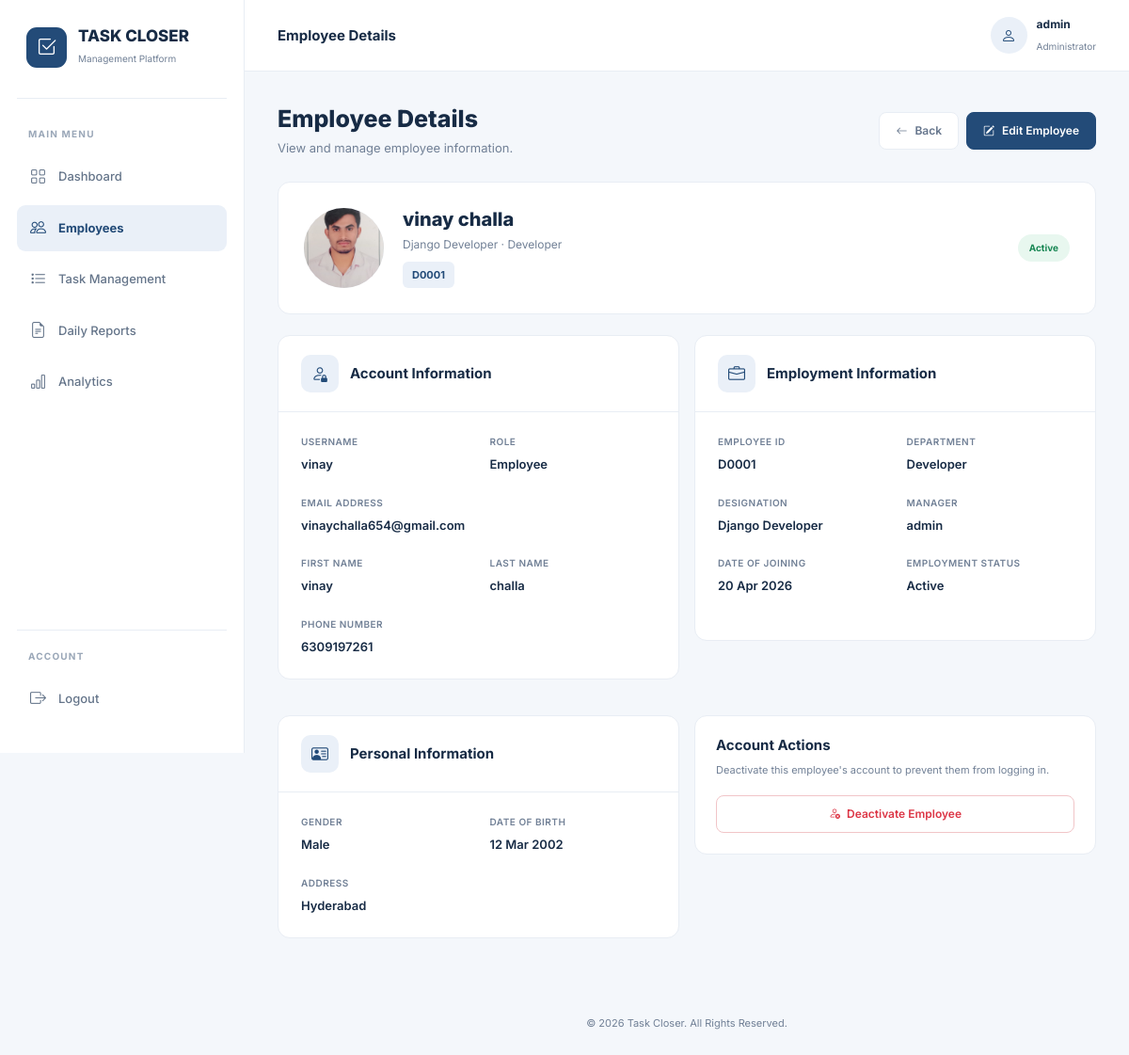
/employees/1/ (signed in), run on the app's committed database.
### accounts/models.py (models this page shows, shortened)
class CustomUser(AbstractUser):
    date_joined = None
    class Role(models.TextChoices):
        ADMIN = 'ADMIN', 'Admin'
        EMPLOYEE = 'EMPLOYEE', 'Employee'
    role = models.CharField(
        max_length=20,
        choices=Role.choices,
        default=Role.EMPLOYEE
    )
    email = models.EmailField(
        unique=True,
        verbose_name='Email Address'
    )
    phone = models.CharField(
        max_length=15,
        blank=True,
        null=True
    )
    profile_picture = models.ImageField(
        upload_to='profiles/',
        blank=True,
        null=True
    )

### employees/models.py (models this page shows, shortened)
class Employee(models.Model):
    class Gender(models.TextChoices):
        MALE = 'MALE', 'Male'
        FEMALE = 'FEMALE', 'Female'
        OTHER = 'OTHER', 'Other'
    class EmploymentStatus(models.TextChoices):
        ACTIVE = 'ACTIVE', 'Active'
        INACTIVE = 'INACTIVE', 'Inactive'
        RESIGNED = 'RESIGNED', 'Resigned'
    user = models.OneToOneField(
        settings.AUTH_USER_MODEL,
        on_delete=models.CASCADE,
        related_name='employee_profile'
    )
    employee_id = models.CharField(
        max_length=20,
        unique=True
    )
    department = models.CharField(
        max_length=100
    )
    designation = models.CharField(
        max_length=100
    )
    manager = models.ForeignKey(
        settings.AUTH_USER_MODEL,
        on_delete=models.SET_NULL,
        null=True,
        blank=True,
        related_name='managed_employees'
    )
    gender = models.CharField(
        max_length=10,
        choices=Gender.choices,
        blank=True
    )
    date_of_birth = models.DateField(
        null=True,
        blank=True
    )
    date_of_joining = models.DateField(
        null=True,
        blank=True
    )
    address = models.TextField(
        blank=True
    )
    employment_status = models.CharField(
        max_length=20,
        choices=EmploymentStatus.choices,
        default=EmploymentStatus.ACTIVE
    )
    created_at = models.DateTimeField(
        auto_now_add=True
    )
    updated_at = models.DateTimeField(
        auto_now=True
    )
    class Meta:
        verbose_name = 'Employee'
        verbose_name_plural = 'Employees'
        ordering = ['employee_id']

### employees/views.py (the view)
    def wrapper(request, *args, **kwargs):
        if not request.user.is_authenticated:
            return redirect('accounts:login')
        if request.user.role != 'ADMIN':
            messages.error(
                request,
                'You do not have permission to access this page.'
            )
            return redirect('dashboard:employee_dashboard')
        return view_func(request, *args, **kwargs)

### templates/employees/employee_detail.html (shortened to what this page needs)
{% extends "admin/base.html" %}
{% block page_heading %}Employee Details{% endblock %}
{% block employees_active %}active{% endblock %}
{% block content %}
<div class="page-header">
    <div>
        <h2>Employee Details</h2>
        <p>View and manage employee information.</p>
    </div>
    <div class="d-flex gap-2 flex-wrap">
        <a href="{% url 'employees:employee_list' %}"
           class="btn-secondary-custom">
            <i class="bi bi-arrow-left"></i>
            Back
        </a>
        <a href="{% url 'employees:employee_update' employee.pk %}"
           class="btn-primary-custom">
            <i class="bi bi-pencil-square"></i>
            Edit Employee
        </a>
    </div>
</div>
<div class="profile-card">
    <div class="profile-picture">
        {% if employee.user.profile_picture %}
            <img src="{{ employee.user.profile_picture.url }}"
                 alt="{{ employee.user.get_full_name|default:employee.user.username }}">
        {% else %}
            {{ employee.user.first_name|default:employee.user.username|first|upper }}
        {% endif %}
    </div>
    <div class="profile-info">
        <h3>
            {{ employee.user.get_full_name|default:employee.user.username }}
        </h3>
        <p>
            {{ employee.designation }} · {{ employee.department }}
        </p>
        <span class="employee-id-badge">
            {{ employee.employee_id }}
        </span>
    </div>
    <div>
        {% if employee.employment_status == 'RESIGNED' %}
            <span class="status-badge status-resigned">
                Resigned
            </span>
        {% elif employee.user.is_active and employee.employment_status == 'ACTIVE' %}
            <span class="status-badge status-active">
                Active
            </span>
        {% else %}
            <span class="status-badge status-inactive">
                Inactive
            </span>
        {% endif %}
    </div>
</div>
<div class="row g-3">
    <div class="col-12 col-lg-6">
        <div class="detail-card">
            <div class="detail-card-header">
                <div class="detail-icon">
                    <i class="bi bi-person-lock"></i>
                </div>
                <h5>Account Information</h5>
            </div>
            <div class="detail-card-body">
                <div class="row">
                    <div class="col-6 detail-item">
                        <span class="detail-label">Username</span>
                        <div class="detail-value">{{ employee.user.username }}</div>
                    </div>
                    <div class="col-6 detail-item">
                        <span class="detail-label">Role</span>
                        <div class="detail-value">{{ employee.user.get_role_display }}</div>
                    </div>
                    <div class="col-12 detail-item">
                        <span class="detail-label">Email Address</span>
                        <div class="detail-value">{{ employee.user.email }}</div>
                    </div>
                    <div class="col-6 detail-item">
                        <span class="detail-label">First Name</span>
                        <div class="detail-value">{{ employee.user.first_name|default:"Not provided" }}</div>
                    </div>
                    <div class="col-6 detail-item">
                        <span class="detail-label">Last Name</span>
                        <div class="detail-value">{{ employee.user.last_name|default:"Not provided" }}</div>
                    </div>
                    <div class="col-12 detail-item">
                        <span class="detail-label">Phone Number</span>
                        <div class="detail-value">{{ employee.user.phone|default:"Not provided" }}</div>
                    </div>
                </div>
            </div>
        </div>
    </div>
    <div class="col-12 col-lg-6">
        <div class="detail-card">
            <div class="detail-card-header">
                <div class="detail-icon">
                    <i class="bi bi-briefcase"></i>
                </div>
                <h5>Employment Information</h5>
            </div>
            <div class="detail-card-body">
                <div class="row">
                    <div class="col-6 detail-item">
                        <span class="detail-label">Employee ID</span>
                        <div class="detail-value">{{ employee.employee_id }}</div>
                    </div>
                    <div class="col-6 detail-item">
                        <span class="detail-label">Department</span>
                        <div class="detail-value">{{ employee.department }}</div>
                    </div>
                    <div class="col-6 detail-item">
                        <span class="detail-label">Designation</span>
                        <div class="detail-value">{{ employee.designation }}</div>
                    </div>
                    <div class="col-6 detail-item">
                        <span class="detail-label">Manager</span>
                        <div class="detail-value">
                            {% if employee.manager %}
                                {{ employee.manager.get_full_name|default:employee.manager.username }}
                            {% else %}
                                Not assigned
                            {% endif %}
                        </div>
                    </div>
                    <div class="col-6 detail-item">
                        <span class="detail-label">Date of Joining</span>
                        <div class="detail-value">
                            {{ employee.date_of_joining|date:"d M Y"|default:"Not provided" }}
                        </div>
                    </div>
                    <div class="col-6 detail-item">
                        <span class="detail-label">Employment Status</span>
                        <div class="detail-value">{{ employee.get_employment_status_display }}</div>
                    </div>
                </div>
            </div>
        </div>
    </div>
    <div class="col-12 col-lg-6">
        <div class="detail-card">
            <div class="detail-card-header">
                <div class="detail-icon">
                    <i class="bi bi-person-vcard"></i>
                </div>
                <h5>Personal Information</h5>
            </div>
            <div class="detail-card-body">
                <div class="row">
                    <div class="col-6 detail-item">
                        <span class="detail-label">Gender</span>
                        <div class="detail-value">
                            {{ employee.get_gender_display|default:"Not provided" }}
                        </div>
                    </div>
                    <div class="col-6 detail-item">
                        <span class="detail-label">Date of Birth</span>
                        <div class="detail-value">
                            {{ employee.date_of_birth|date:"d M Y"|default:"Not provided" }}
                        </div>
                    </div>
                    <div class="col-12 detail-item">
                        <span class="detail-label">Address</span>
                        <div class="detail-value">
                            {{ employee.address|default:"Not provided"|linebreaksbr }}
                        </div>
                    </div>
                </div>
            </div>
        </div>
    </div>
    <div class="col-12 col-lg-6">
        <div class="action-card">
            <h5>Account Actions</h5>
            <p>
                {% if employee.employment_status == 'RESIGNED' %}
                    This employee has resigned. Account activation is disabled.
                {% elif employee.user.is_active %}
                    Deactivate this employee's account to prevent them from logging in.
                {% else %}
                    Reactivate this employee's account to allow them to log in again.
                {% endif %}
            </p>
            {% if employee.employment_status != 'RESIGNED' %}
                <form method="POST"
                      action="{% url 'employees:employee_toggle_status' employee.pk %}"
                      onsubmit="return confirm('Are you sure you want to change this employee account status?');">
                    <button type="submit" class="danger-button">
                        {% if employee.user.is_active %}
                            <i class="bi bi-person-x me-1"></i>
                            Deactivate Employee
                        {% else %}
                            <i class="bi bi-person-check me-1"></i>
                            Activate Employee
                        {% endif %}
                    </button>
                </form>
            {% endif %}
        </div>
    </div>
</div>
{% endblock %}

### templates/admin/base.html (shortened to what this page needs)
{% load static %}
<!DOCTYPE html>
<html lang="en">
<head>
    <link href="https://cdn.jsdelivr.net/npm/bootstrap@5.3.7/dist/css/bootstrap.min.css"
          rel="stylesheet">
    <link href="https://cdn.jsdelivr.net/npm/bootstrap-icons@1.13.1/font/bootstrap-icons.min.css"
          rel="stylesheet">
</head>
<body>
<aside class="sidebar" id="sidebar">
    <div class="brand">
        <div class="brand-icon">
            <i class="bi bi-check2-square"></i>
        </div>
        <div>
            <h5>TASK CLOSER</h5>
            <small>Management Platform</small>
        </div>
    </div>
    <div class="nav-section">
        <div class="nav-label">Main Menu</div>
        <a href="{% url 'dashboard:admin_dashboard' %}"
           class="nav-link-custom {% block dashboard_active %}{% endblock %}">
            <i class="bi bi-grid"></i>
            Dashboard
        </a>
        <a href="{% url 'employees:employee_list' %}"
           class="nav-link-custom {% block employees_active %}{% endblock %}">
            <i class="bi bi-people"></i>
            Employees
        </a>
        <a href="{% url 'tasks:task_list' %}"
           class="nav-link-custom {% block tasks_active %}{% endblock %}">
            <i class="bi bi-list-task"></i>
            Task Management
        </a>
        <a href="{% url 'daily_reports:admin_daily_reports' %}"
           class="nav-link-custom {% block reports_active %}{% endblock %}">
            <i class="bi bi-file-earmark-text"></i>
            Daily Reports
        </a>
        <a href="{% url 'dashboard:admin_analytics' %}"
           class="nav-link-custom {% block analytics_active %}{% endblock %}">
            <i class="bi bi-bar-chart"></i>
            Analytics
        </a>
    </div>
    <div class="sidebar-bottom">
        <div class="nav-label">Account</div>
        <form method="POST" action="{% url 'accounts:logout' %}">
            <button type="submit"
                    class="nav-link-custom w-100 border-0 bg-transparent text-start">
                <i class="bi bi-box-arrow-right"></i>
                Logout
            </button>
        </form>
    </div>
</aside>
<main class="main-content">
    <header class="topbar">
        <div class="d-flex align-items-center gap-3">
            <h6>{% block page_heading %}Admin Dashboard{% endblock %}</h6>
        </div>
        <div class="topbar-right">
            <div class="admin-profile">
                <div class="profile-avatar">
                    <i class="bi bi-person"></i>
                </div>
                <div class="profile-info">
                    <strong>
                        {{ request.user.get_full_name|default:request.user.username }}
                    </strong>
                    <small>Administrator</small>
                </div>
            </div>
        </div>
    </header>
    <section class="dashboard-content">
        {% block content %}
        {% endblock %}
    </section>
    <footer class="dashboard-footer">
        &copy; {% now "Y" %} Task Closer. All Rights Reserved.
    </footer>
</main>
</body>
</html>

### data on the page
CustomUser: user.get_full_name "admin"
Employee: user.profile_picture (picture), user.get_full_name "vinay challa", designation "Django Developer", department "Developer", employee_id "D0001", user.username "vinay", user.role "Employee", user.email "vinaychalla654@gmail.com", user.first_name "vinay", user.last_name "challa", user.phone "6309197261", manager.get_full_name "admin", date_of_joining "20 Apr 2026", employment_status "Active", gender "Male", date_of_birth "12 Mar 2002", address "Hyderabad"
